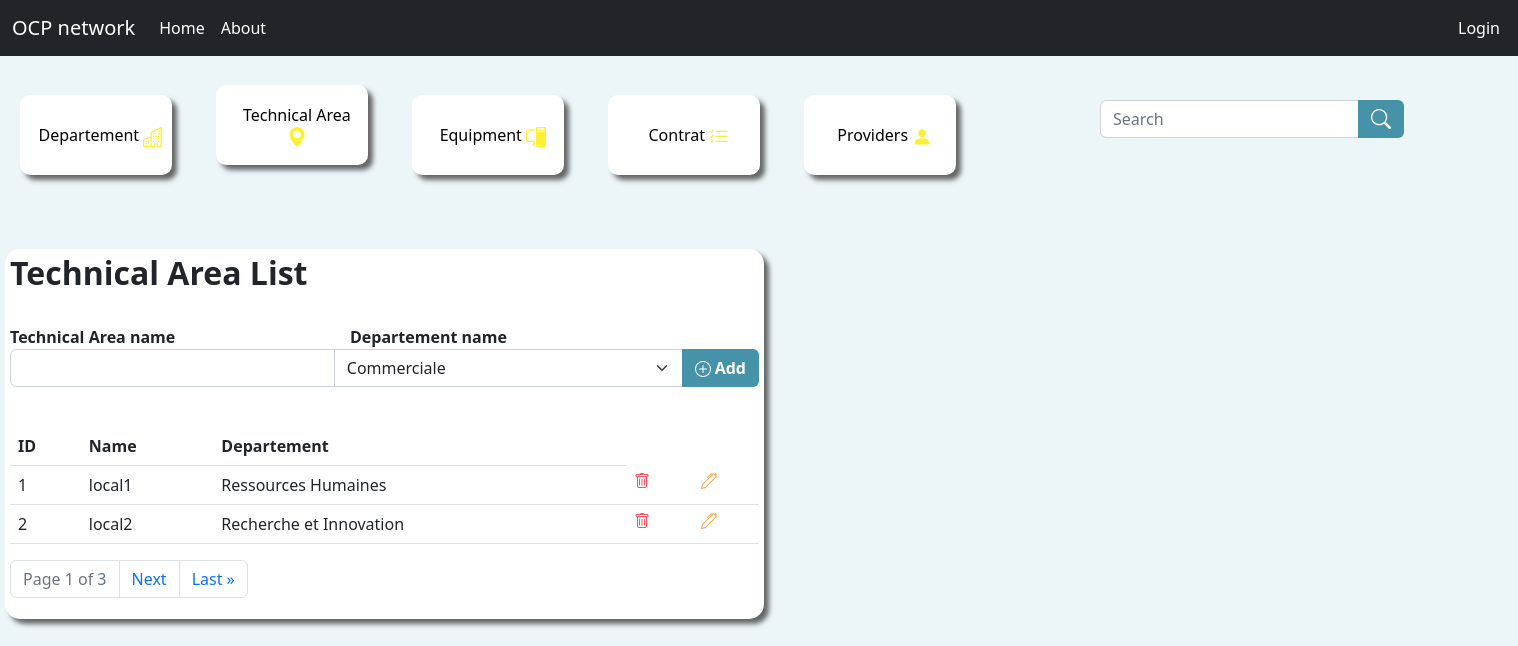
The app's page /myapp/areaview/ with its own data.
### myapp/models.py (models this page shows, shortened)
class Local(models.Model):
    nameL = models.CharField(max_length=255)
    departement = models.ForeignKey(Departement, null=True, on_delete= models.SET_NULL)

class Departement(models.Model):
    nameD = models.CharField(max_length=255)
    site = models.ForeignKey(Site, null=True, on_delete= models.SET_NULL)
    def __str__(self):
        return self.nameD

### myapp/views.py (the view)
# urls.py: path('areaview/', views.areaview, name='areaview'),
def areaview(request):
  myareas = Local.objects.all().values()
  mydeps = Departement.objects.all().values()
  p = Paginator(Local.objects.all(),2)
  page = request.GET.get('page')
  areas = p.get_page(page)
  template = loader.get_template('areaview.html')
  context = {
    'areas': areas,
    'myareas': myareas,
    'mydeps': mydeps,
  }
  return HttpResponse(template.render(context, request))

### myapp/templates/areaview.html (shortened to what this page needs)
<html>
    <head>
<link href="https://cdn.jsdelivr.net/npm/bootstrap@5.2.0/dist/css/bootstrap.min.css" rel="stylesheet">
    </head>
<body style="background-color: #ECF6F9 ;">
  <nav class="navbar navbar-expand-lg bg-dark">
    <div class="container-fluid">
      <a class="navbar-brand" style="color: white;"  href="/admin">OCP network</a>
      <div class="collapse navbar-collapse" id="navbarSupportedContent">
        <ul class="navbar-nav me-auto mb-2 mb-lg-0">
          <li class="nav-item">
            <a class="nav-link active" aria-current="page" style="color: white;" href="#">Home</a>
          </li>
          <li class="nav-item">
            <a class="nav-link" style="color: white;" href="#">About</a>
          </li>
          {% if user.is_authenticated %}
          <li class="nav-item">
            <a class="nav-link " style=" color: white; left: 1450px; position: absolute;" href="{% url 'logout' %}">Logout</a>
          </li>
          {% else %}
          <li class="nav-item">
            <a class="nav-link " style=" color: white; left: 1450px; position: absolute;" href="{% url 'login' %}">Login</a>
          </li>
          {% endif %}
        </ul>
      </div>
    </div>
  </nav>
<br>
<button onclick="window.location='/myapp/departementview';" class="littlebtn">Departement     </button>
<button onclick="window.location='/myapp/areaview';" class="littlebtn">Technical Area     <svg xmlns="http://www.w3.org/2000/svg" width="20" height="20" fill="#FCF033" class="bi bi-geo-alt-fill" viewBox="0 0 16 16">
  <path d="M8 16s6-5.686 6-10A6 6 0 0 0 2 6c0 4.314 6 10 6 10zm0-7a3 3 0 1 1 0-6 3 3 0 0 1 0 6z"/>
</svg></button>
<button onclick="window.location='/myapp/equipmentview';" class="littlebtn">Equipment     </button>
<button  onclick="window.location='/myapp/contratview';"  class="littlebtn">Contrat    </button>
<button onclick="window.location='/myapp/providerview';"  class="littlebtn">Providers   <svg xmlns="http://www.w3.org/2000/svg" width="20" height="20" fill="#FCF033" class="bi bi-person-fill" viewBox="0 0 16 16">
  <path d="M3 14s-1 0-1-1 1-4 6-4 6 3 6 4-1 1-1 1H3zm5-6a3 3 0 1 0 0-6 3 3 0 0 0 0 6z"/>
</svg></button>   <form >
<div  class="input-group mb-3 search" >
  <input  class="form-control" type="search" placeholder="Search" aria-label="Search">
  <button class="btn" style="background-color: #4692A8 ; color: white;"  type="submit"></button></div>
</form>
<br><br>
<div class="cont">
<h2><b>Technical Area List</b></h2>
<form action="addrecordarea/" method="post">
    <br>
    <label><b>Technical Area name</b></label>&nbsp&nbsp &nbsp &nbsp &nbsp &nbsp &nbsp &nbsp&nbsp
    &nbsp &nbsp &nbsp&nbsp &nbsp &nbsp &nbsp &nbsp &nbsp &nbsp &nbsp &nbsp &nbsp &nbsp<label><b>Departement name</b></label>
    <div class="input-group mb-3">
    <input type="text" class="form-control"  name="nameL">
    <select name="named" class="form-select" aria-label="Default select example">
      {% for x in mydeps %}
      <option >{{ x.nameD }}</option>
      {% endfor %}
    </select>
    <button onclick="window.location='addarea';" class="btn" style="background-color: #4692A8 ; color: white;" type="submit"><b>  Add</b></button></div>
</form>
<br>
<table class="table caption-top" style="border-radius: 10px;">
    <tr  >
        <td><b>ID</b></td>
        <td><b>Name</b></td>
        <td><b>Departement</b></td>
    </tr>
{% for x in areas %}
<tr>
<td>{{ x.id }}</td>
<td>{{ x.nameL }}</td>
<td>{{ x.departement }}</td>
<td><a href="deletearea/{{ x.id }}"></a></td>
  <td><a href="updatearea/{{ x.id }}"></a></td>
</tr>
{% endfor %}
</table>
<nav aria-label="Page navigation example">
  <ul class="pagination">
<li class="page-item disabled"><a class="page-link" >Page {{ areas.number }} of {{ areas.paginator.num_pages }}</a></li>
  {% if areas.has_next %}
  <li class="page-item"><a class="page-link" href="?page={{ areas.next_page_number }}"> Next </a></li>
  <li class="page-item"><a class="page-link" href="?page={{ areas.paginator.num_pages }}">Last  &raquo </a></li>
{% endif %}
</ul>
</nav>
</div>
</body>
</html>

### myapp/templates/areaview.html (style rules this page uses)
.cont { background-color: white; margin: 5px 5px 5px 5px; padding: 5px 5px 5px 5px; border-radius: 15px; width: 50%; box-shadow: 5px 5px 5px #646666 ; }
.caption-top { border-radius: 10px; }
.littlebtn { background-color: white; margin: 5px 20px 5px 20px; padding: 5px 5px 5px 15px; border-radius: 10px; border-color: white; border: 0; width: 10%; height: 10%; font-weight: 500; box-shadow: 5px 5px 5px #646666 ; }
.search { position: absolute; width: 20%; left: 1100px; top: 100px; }

### records on screen
Local: id "1", nameL "local1", departement "Ressources Humaines"
Local: id "2", nameL "local2", departement "Recherche et Innovation"

### other values on screen
{{ areas.number }} "1"
{{ areas.paginator.num_pages }} "3"
form field named "Commerciale"
